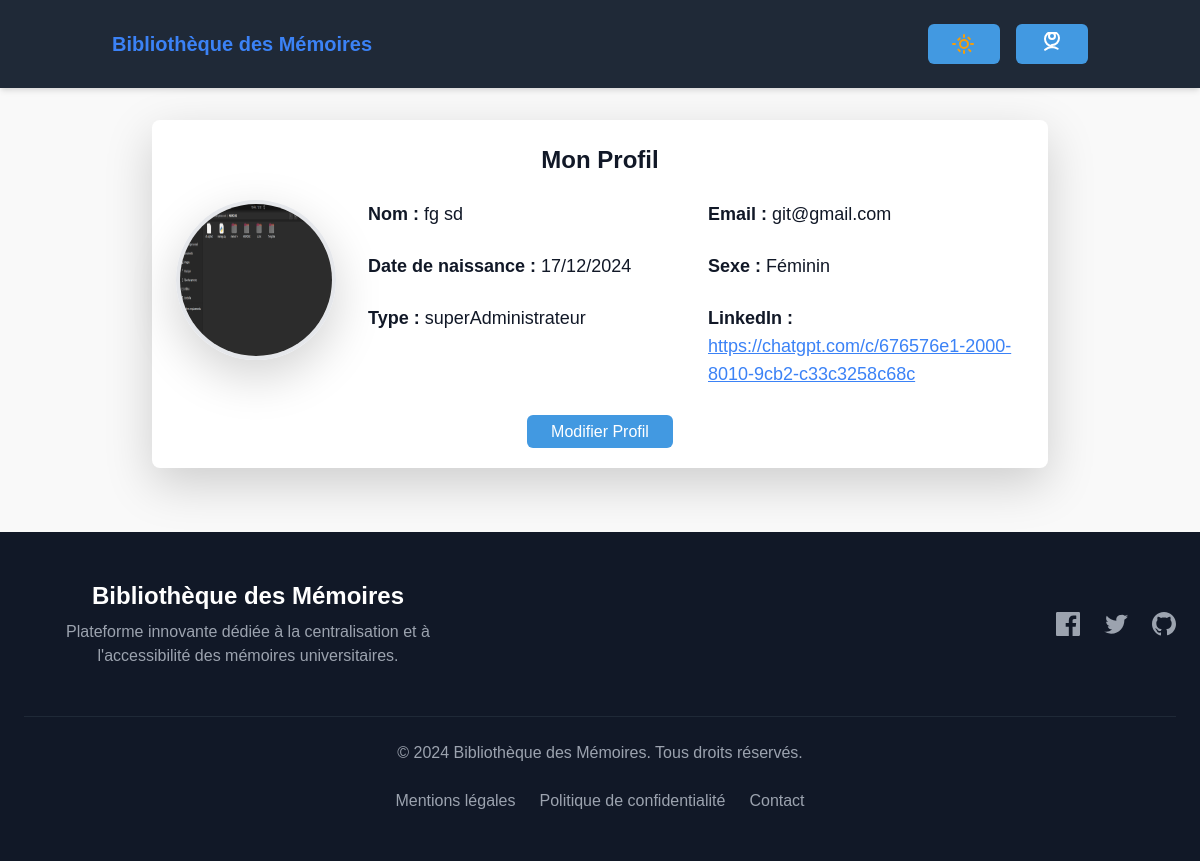
The app's page /profil (signed in), older data.
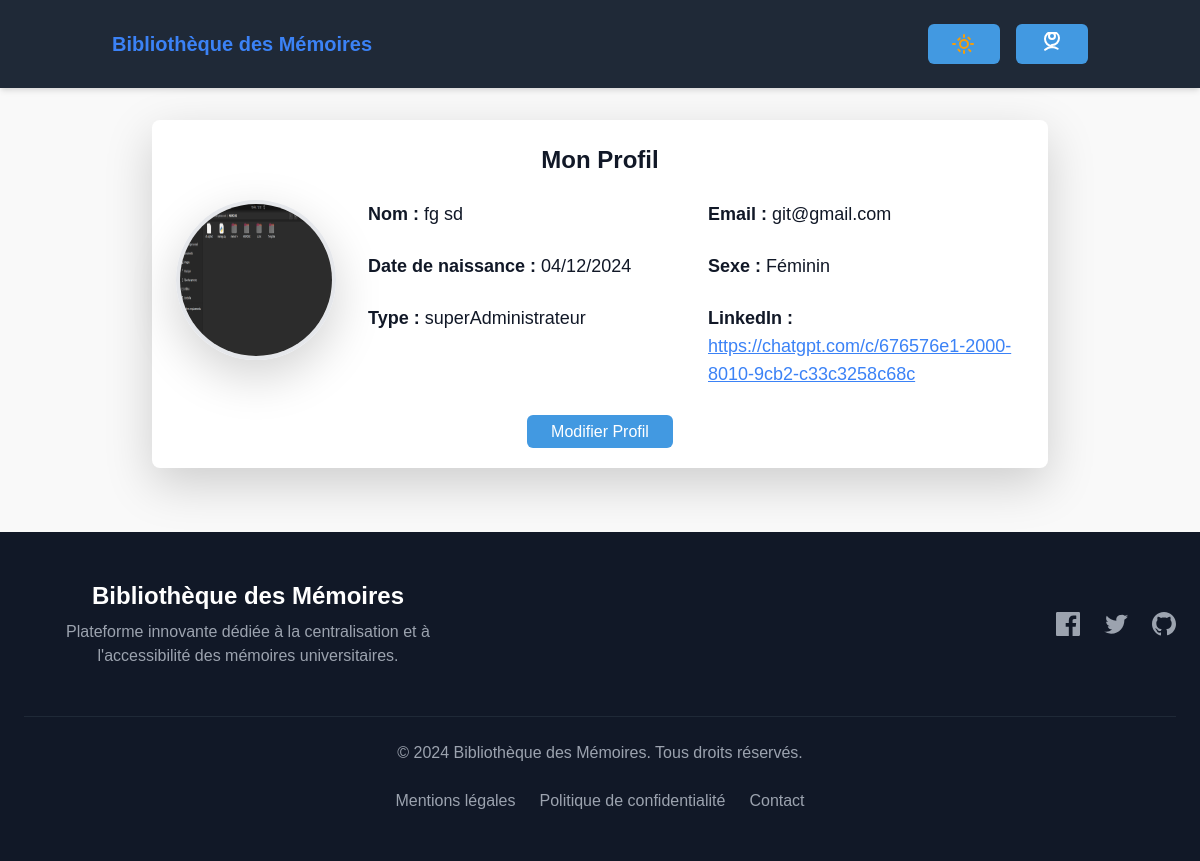
The same page, newer data.
### memoire/models.py (models this page shows, shortened)
class UserProfile(models.Model):
    SEXE_CHOICES = [
        ('M', 'Masculin'),
        ('F', 'Féminin'),
        ('A', 'Autre'),
    ]
    TYPE_CHOICES = [
        ('standard', 'Standard'),
        ('admin', 'Administrateur'),
        ('superadmin', 'superAdministrateur'),
    ]
    nom = models.CharField(max_length=100)
    prenom = models.CharField(max_length=100)
    birthday = models.DateField()
    sexe = models.CharField(max_length=1, choices=SEXE_CHOICES)
    email = models.EmailField(unique=True)
    type = models.CharField(max_length=10, choices=TYPE_CHOICES)
    realisation_linkedin = models.URLField(max_length=200, blank=True, null=True)
    photo_profil = models.ImageField(upload_to='photos_profil/', blank=True, null=True)
    password = models.CharField(max_length=128)

### memoire/views.py (the view)
# urls.py: path('profil',  profil,name="profil"),
def profil(request):
    try:
        idp=request.session['user_id']
        user = UserProfile.objects.get(id=idp)
    except:
        return redirect("logout")
    return render(request, 'profil.html', {'user': user})

### Template/profil.html
{% extends "base.html" %}
{% block content %}
<div class="p-6 bg-white dark:bg-gray-800 text-gray-900 dark:text-gray-100 rounded-lg shadow-lg transition max-w-4xl mx-auto mt-8">
    <h2 class="text-2xl font-bold mb-6 text-center">Mon Profil</h2>
    <div class="flex flex-col md:flex-row items-center md:items-start space-y-6 md:space-y-0 md:space-x-8">
        {% if user.photo_profil %}
        <div class="flex-shrink-0">
            <img src="{{ user.photo_profil.url }}" alt="Avatar"
                 class="w-32 h-32 md:w-40 md:h-40 rounded-full border-4 border-gray-200 dark:border-gray-700 shadow-lg">
        </div>
            {% endif %}
        <div class="flex-grow">
            <div class="grid grid-cols-1 sm:grid-cols-2 gap-4">
                <div>
                    <p class="text-lg font-medium"><strong>Nom :</strong> {{ user.nom }} {{ user.prenom }}</p>
                </div>
                <div>
                    <p class="text-lg font-medium"><strong>Email :</strong> {{ user.email }}</p>
                </div>
                <div>
                    <p class="text-lg font-medium"><strong>Date de naissance :</strong> {{ user.birthday|date:"d/m/Y" }}</p>
                </div>
                <div>
                    <p class="text-lg font-medium"><strong>Sexe :</strong> {{ user.get_sexe_display }}</p>
                </div>
                <div>
                    <p class="text-lg font-medium"><strong>Type :</strong> {{ user.get_type_display }}</p>
                </div>
                <div>
                    <p class="text-lg font-medium"><strong>LinkedIn :</strong>
                        <a href="{{ user.realisation_linkedin }}" target="_blank" class="text-blue-500 underline">
                            {{ user.realisation_linkedin }}
                        </a>
                    </p>
                </div>
            </div>
        </div>
    </div>
    <div class="mt-8 text-center">
        <a href="{% url 'edit_profile' %}"
           class="btn-primary px-6 py-2 rounded-md bg-blue-500 text-white hover:bg-blue-600 transition">
            Modifier Profil
        </a>
    </div>
</div>
{% endblock content %}

Row changes from the older to the newer data that the page shows:
changed UserProfile "fg": birthday "17/12/2024" → "04/12/2024"
